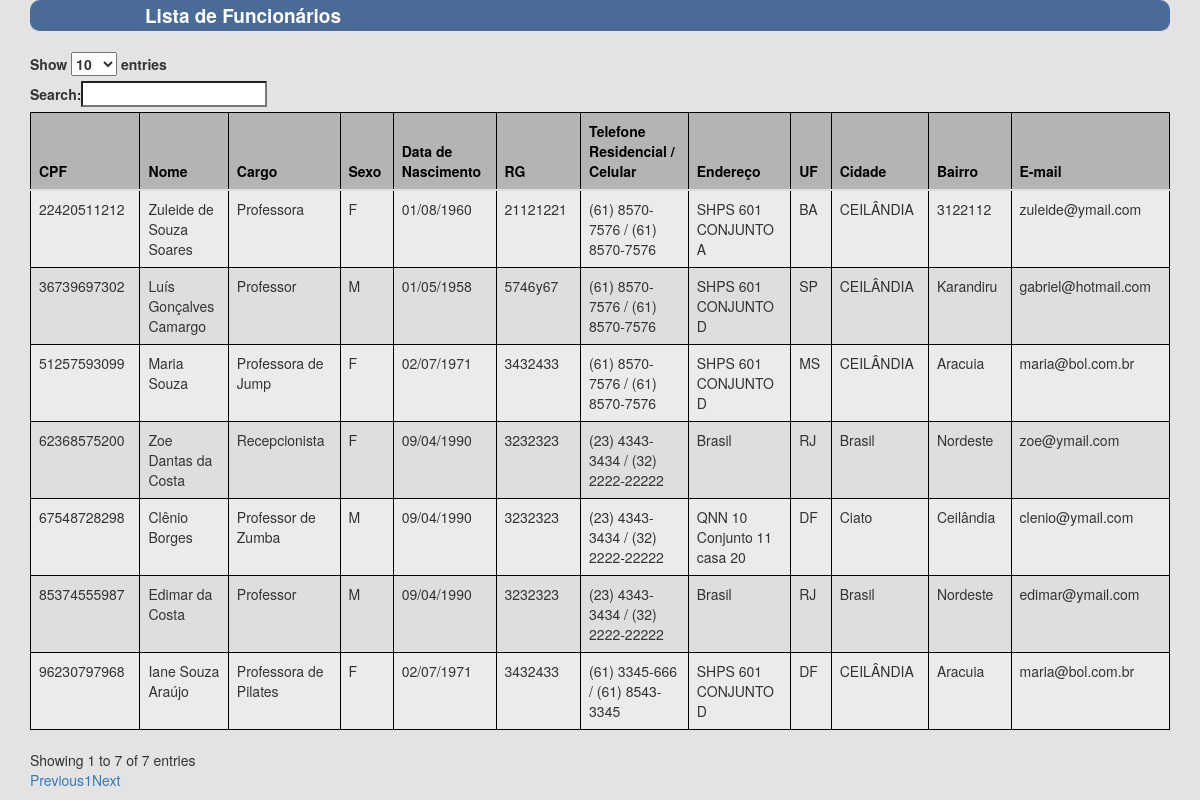
The app's page /fitnesslife/funcionario/listar.php with its own data.
### tables this page shows
CREATE TABLE `tb_funcionario` (
  `id_pessoa_cpf` varchar(11) NOT NULL,
  `cargo` varchar(30) NOT NULL
);

CREATE TABLE `tb_pessoa` (
  `cpf` varchar(11) NOT NULL,
  `nome` varchar(15) NOT NULL,
  `sobrenome` varchar(45) NOT NULL,
  `sexo` tinyint(1) NOT NULL,
  `data_nascimento` date NOT NULL,
  `endereco` varchar(80) NOT NULL,
  `uf` varchar(2) NOT NULL,
  `cidade` varchar(15) NOT NULL,
  `bairro` varchar(25) NOT NULL,
  `rg` varchar(20) NOT NULL,
  `telefone_residencial` varchar(18) NOT NULL,
  `telefone_celular` varchar(18) NOT NULL,
  `email` varchar(100) NOT NULL
);

### fitnesslife/dao/funcionariodao.php (called while the page is built, shortened)
<?php
include_once dirname(__FILE__) . DIRECTORY_SEPARATOR . '../classes/pessoa.php';
class FuncionarioDao extends Dao {
    function listar() {
        $pdo = Dao::getInstance();
        $sql = "SELECT p.cpf, p.nome, p.sobrenome, p.sexo, p.data_nascimento, p.rg, p.telefone_residencial, p.telefone_celular,p.endereco,p.uf, p.cidade, p.bairro, p.email, f.cargo FROM tb_pessoa p INNER JOIN tb_funcionario f ON p.cpf = f.id_pessoa_cpf ORDER BY p.nome ASC";
        $result = $pdo->prepare($sql);
        $result->execute();
        $funcionarios = array();
        foreach ($result->fetchAll() as $linhaConsulta) {
            $pessoa = new Pessoa();
            $pessoa->setCpf($linhaConsulta[0]);
            $pessoa->setNome($linhaConsulta[1] . " " . $linhaConsulta[2]);
            $pessoa->setSexo($linhaConsulta[3]);
            $pessoa->setDataNascimento(date_format(date_create($linhaConsulta[4]), 'd/m/Y'));
            $pessoa->setRg($linhaConsulta[5]);
            $pessoa->setTelefoneResidencial($linhaConsulta[6] . " / " . $linhaConsulta[7]);
            $pessoa->setEndereco($linhaConsulta[8]);
            $pessoa->setUf($linhaConsulta[9]);
            $pessoa->setCidade($linhaConsulta[10]);
            $pessoa->setBairro($linhaConsulta[11]);
            $pessoa->setEmail($linhaConsulta[12]);
            $pessoa->setCargo_Funcionario($linhaConsulta[13]);
            $funcionarios[] = $pessoa;
        }
        return $funcionarios;
    }
}

### fitnesslife/classes/pessoa.php (called while the page is built, shortened)
<?php
class Pessoa {
    private $nome;
    private $sexo;
    private $dataNascimento;
    private $endereco;
    private $uf;
    private $cidade;
    private $bairro;
    private $cpf;
    private $rg;
    private $telefoneResidencial;
    private $email;
    private $cargo_Funcionario;
    function getNome() {
        return $this->nome;
    }
    function getSexo() {
        return $this->sexo;
    }
    function getDataNascimento() {
        return $this->dataNascimento;
    }
    function getEndereco() {
        return $this->endereco;
    }
    function getUf() {
        return $this->uf;
    }
    function getCidade() {
        return $this->cidade;
    }
    function getBairro() {
        return $this->bairro;
    }
    function getCpf() {
        return $this->cpf;
    }
    function getRg() {
        return $this->rg;
    }
    function getTelefoneResidencial() {
        return $this->telefoneResidencial;
    }
    function getEmail() {
        return $this->email;
    }
    function setNome($nome) {
        $this->nome = $nome;
    }
    function setSexo($sexo) {
        if ($sexo == '1')
            $this->sexo = 'M';
        if ($sexo == '0')
            $this->sexo = 'F';
    }
    function setDataNascimento($dataNascimento) {
        $this->dataNascimento = $dataNascimento;
    }
    function setEndereco($endereco) {
        $this->endereco = $endereco;
    }
    function setUf($uf) {
        $this->uf = $uf;
    }
    function setCidade($cidade) {
        $this->cidade = $cidade;
    }
    function setBairro($bairro) {
        $this->bairro = $bairro;
    }
    function setCpf($cpf) {
        $this->cpf = $cpf;
    }
    function setRg($rg) {
        $this->rg = $rg;
    }
    function setTelefoneResidencial($telefoneResidencial) {
        $this->telefoneResidencial = $telefoneResidencial;
    }
    function setEmail($email) {
        $this->email = $email;
    }
    function getCargo_Funcionario() {
        return $this->cargo_Funcionario;
    }
    function setCargo_Funcionario($cargo_Funcionario) {
        $this->cargo_Funcionario = $cargo_Funcionario;
    }
}
?>

### fitnesslife/funcionario/listar.php (the view, shortened to what this page needs)
<!DOCTYPE html>
<html>
    <head>
        <link rel="stylesheet" type="text/css" href="//cdn.datatables.net/plug-ins/1.10.7/integration/bootstrap/3/dataTables.bootstrap.css">
        <link rel="stylesheet" type="text/css" href="//maxcdn.bootstrapcdn.com/bootstrap/3.3.2/css/bootstrap.min.css">
    </head>
    <body>
        <div class="container">
            <legend> Lista de Funcionários </legend>
            <div class="table-responsive">
                <table id="tabFuncionario" class="table table-hover">
                    <thead>
                        <tr>
                            <th>CPF</th>
                            <th>Nome</th>
                            <th>Cargo</th>
                            <th>Sexo</th>
                            <th>Data de Nascimento</th>
                            <th>RG</th>
                            <th>Telefone Residencial / Celular</th>
                            <th>Endereço</th>
                            <th>UF</th>
                            <th>Cidade</th>
                            <th>Bairro</th>
                            <th>E-mail</th>
                        </tr>
                    </thead>
                    <tbody>
                        <?php
                        include_once dirname(__FILE__) . DIRECTORY_SEPARATOR . '../dao/funcionariodao.php';
                        $funcionarioDao = new FuncionarioDao();
                        $funcionarios = $funcionarioDao->listar();
                        foreach ($funcionarios as $pessoa) {
                            ?>
                            <tr>
                                <td><?php echo $pessoa->getCpf(); ?></td>
                                <td><?php echo $pessoa->getNome(); ?></td>
                                <td><?php echo $pessoa->getCargo_Funcionario(); ?></td>
                                <td><?php echo $pessoa->getSexo(); ?></td>
                                <td><?php echo $pessoa->getDataNascimento(); ?></td>
                                <td><?php echo $pessoa->getRg(); ?></td>
                                <td><?php echo $pessoa->getTelefoneResidencial(); ?></td>
                                <td><?php echo $pessoa->getEndereco(); ?></td>
                                <td><?php echo $pessoa->getUf(); ?></td>
                                <td><?php echo $pessoa->getCidade(); ?></td>
                                <td><?php echo $pessoa->getBairro(); ?></td>
                                <td><?php echo $pessoa->getEmail(); ?></td>
                            </tr>
                            <?php
                        }
                        ?>
                    </tbody>
                </table>
            </div>
        </div>
    </body>
</html>

### fitnesslife/funcionario/listar.php (style rules this page uses)
body { background-color: #E3E3E3; }
legend { background : #496B96 ; color : #fff ; padding : 2px 115px ; font-size : 19px ; border-radius : 10px ; font-weight: bold; }
table, th, td { border: 1px solid black; border-collapse: collapse; }
th, td { padding: 5px; text-align: left; }
table tr:nth-child(even) { background-color: #DEDEE0; }
table tr:nth-child(odd) { background-color:#EBEBEC; }
table th { background-color: #B4B4B5; color: #000000; }

### records on screen
tb_funcionario: id_pessoa_cpf.cpf "67548728298", Nome "Clênio Borges", cargo "Professor de Zumba", Sexo "M", DataNascimento "09/04/1990", id_pessoa_cpf.rg "3232323", TelefoneResidencial "(23) 4343-3434 / (32) 2222-22222", id_pessoa_cpf.endereco "QNN 10 Conjunto 11 casa 20", id_pessoa_cpf.uf "DF", id_pessoa_cpf.cidade "Ciato", id_pessoa_cpf.bairro "Ceilândia", id_pessoa_cpf.email "clenio@ymail.com"
tb_funcionario: id_pessoa_cpf.cpf "85374555987", Nome "Edimar da Costa", cargo "Professor", Sexo "M", DataNascimento "09/04/1990", id_pessoa_cpf.rg "3232323", TelefoneResidencial "(23) 4343-3434 / (32) 2222-22222", id_pessoa_cpf.endereco "Brasil", id_pessoa_cpf.uf "RJ", id_pessoa_cpf.cidade "Brasil", id_pessoa_cpf.bairro "Nordeste", id_pessoa_cpf.email "edimar@ymail.com"
tb_funcionario: id_pessoa_cpf.cpf "96230797968", Nome "Iane Souza Araújo", cargo "Professora de Pilates", Sexo "F", DataNascimento "02/07/1971", id_pessoa_cpf.rg "3432433", TelefoneResidencial "(61) 3345-666 / (61) 8543-3345", id_pessoa_cpf.endereco "SHPS 601 CONJUNTO D", id_pessoa_cpf.uf "DF", id_pessoa_cpf.cidade "CEILÂNDIA", id_pessoa_cpf.bairro "Aracuia", id_pessoa_cpf.email "maria@bol.com.br"
tb_funcionario: id_pessoa_cpf.cpf "36739697302", Nome "Luís Gonçalves Camargo", cargo "Professor", Sexo "M", DataNascimento "01/05/1958", id_pessoa_cpf.rg "5746y67", TelefoneResidencial "(61) 8570-7576 / (61) 8570-7576", id_pessoa_cpf.endereco "SHPS 601 CONJUNTO D", id_pessoa_cpf.uf "SP", id_pessoa_cpf.cidade "CEILÂNDIA", id_pessoa_cpf.bairro "Karandiru", id_pessoa_cpf.email "gabriel@hotmail.com"
tb_funcionario: id_pessoa_cpf.cpf "51257593099", Nome "Maria Souza", cargo "Professora de Jump", Sexo "F", DataNascimento "02/07/1971", id_pessoa_cpf.rg "3432433", TelefoneResidencial "(61) 8570-7576 / (61) 8570-7576", id_pessoa_cpf.endereco "SHPS 601 CONJUNTO D", id_pessoa_cpf.uf "MS", id_pessoa_cpf.cidade "CEILÂNDIA", id_pessoa_cpf.bairro "Aracuia", id_pessoa_cpf.email "maria@bol.com.br"
tb_funcionario: id_pessoa_cpf.cpf "62368575200", Nome "Zoe Dantas da Costa", cargo "Recepcionista", Sexo "F", DataNascimento "09/04/1990", id_pessoa_cpf.rg "3232323", TelefoneResidencial "(23) 4343-3434 / (32) 2222-22222", id_pessoa_cpf.endereco "Brasil", id_pessoa_cpf.uf "RJ", id_pessoa_cpf.cidade "Brasil", id_pessoa_cpf.bairro "Nordeste", id_pessoa_cpf.email "zoe@ymail.com"
tb_funcionario: id_pessoa_cpf.cpf "22420511212", Nome "Zuleide de Souza Soares", cargo "Professora", Sexo "F", DataNascimento "01/08/1960", id_pessoa_cpf.rg "21121221", TelefoneResidencial "(61) 8570-7576 / (61) 8570-7576", id_pessoa_cpf.endereco "SHPS 601 CONJUNTO A", id_pessoa_cpf.uf "BA", id_pessoa_cpf.cidade "CEILÂNDIA", id_pessoa_cpf.bairro "3122112", id_pessoa_cpf.email "zuleide@ymail.com"
